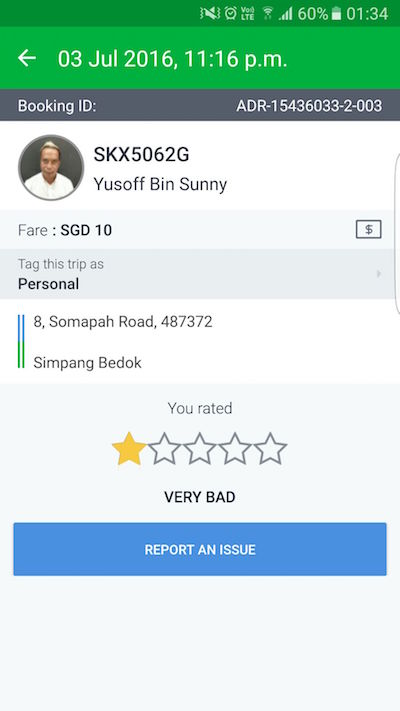
#> input picture Shape/xenophobe.jpg, 400 x 711 px, given in place of the camera
$ python newshape.py   (older library calls are emulated)
#> lines starting #> are read from the running program, lines starting #| are printed output that depends on the picture; after the words box and inside, x2 and y2 are one past the last pixel; in counts of white or black regions, pixels touching at a corner belong together
#!/usr/bin/python
import math
import numpy as np
import cv2

#dictionary of all contours
contours = {}
#array of edges of polygon
approx = []
#scale of the text
scale = 2
#camera
cap = cv2.VideoCapture(0)
print("press q to exit")

# Define the codec and create VideoWriter object
fourcc = cv2.VideoWriter_fourcc(*'XVID')
out = cv2.VideoWriter('output.avi',fourcc, 20.0, (640,480))

#calculate angle
def angle(pt1,pt2,pt0):
    dx1 = pt1[0][0] - pt0[0][0]
    dy1 = pt1[0][1] - pt0[0][1]
    dx2 = pt2[0][0] - pt0[0][0]
    dy2 = pt2[0][1] - pt0[0][1]
    return float((dx1*dx2 + dy1*dy2))/math.sqrt(float((dx1*dx1 + dy1*dy1))*(dx2*dx2 + dy2*dy2) + 1e-10)

while(cap.isOpened()):
    #Capture frame-by-frame
    ret, frame = cap.read()
#> frame is the input picture: shape (711, 400, 3); mean B, G, R 215, 221.5, 194.8
    if ret==True:
        #grayscale
        gray = cv2.cvtColor(frame, cv2.COLOR_BGR2GRAY)
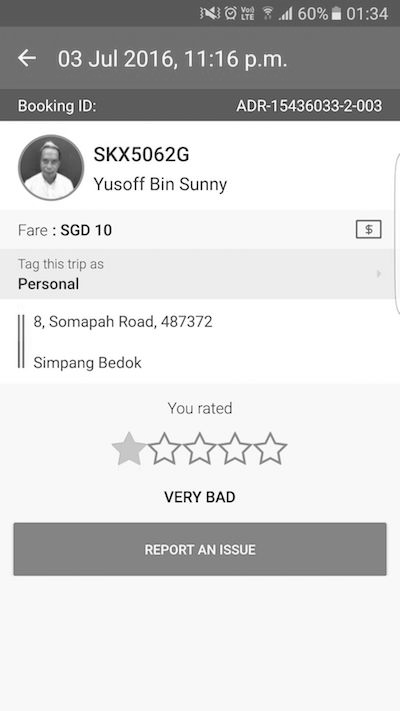
#> gray: shape (711, 400); min 0, max 255, mean 212.8
        #Canny
        canny = cv2.Canny(frame,80,240,3)
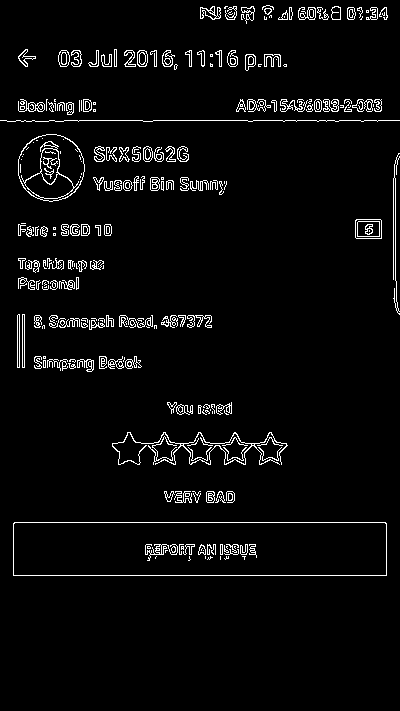
#> canny: shape (711, 400); 4% white in thin lines or dots, all inside (x1, y1, x2, y2) = (0, 5, 400, 576)

        #contours
        canny2, contours, hierarchy = cv2.findContours(canny,cv2.RETR_EXTERNAL,cv2.CHAIN_APPROX_SIMPLE)
#> contours = 204 contours, 116 with area under 20; largest, box (x1, y1, x2, y2) and area: (13, 522, 387, 576) 19768, (18, 134, 85, 202) 3492, (112, 432, 288, 465) 1185, (355, 219, 382, 239) 492, (200, 6, 221, 20) 154
        for i in range(0,len(contours)):
            #approximate the contour with accuracy proportional to
            #the contour perimeter
            approx = cv2.approxPolyDP(contours[i],cv2.arcLength(contours[i],True)*0.02,True)

            #Skip small or non-convex objects
            if(abs(cv2.contourArea(contours[i]))<100 or not(cv2.isContourConvex(approx))):
                continue

            #triangle
            if(len(approx) == 3):
                x,y,w,h = cv2.boundingRect(contours[i])
                cv2.putText(frame,'TRI',(x,y),cv2.FONT_HERSHEY_SIMPLEX,scale,(255,255,255),2,cv2.LINE_AA)
            elif(len(approx)>=4 and len(approx)<=6):
                #nb vertices of a polygonal curve
                vtc = len(approx)
                #get cos of all corners
                cos = []
                for j in range(2,vtc+1):
                    cos.append(angle(approx[j%vtc],approx[j-2],approx[j-1]))
                #sort ascending cos
                cos.sort()
                #get lowest and highest
                mincos = cos[0]
                maxcos = cos[-1]

                #Use the degrees obtained above and the number of vertices
                #to determine the shape of the contour
                x,y,w,h = cv2.boundingRect(contours[i])
                if(vtc==4):
                    cv2.putText(frame,'Rectangle',(x,y),cv2.FONT_HERSHEY_SIMPLEX,scale,(255,255,255),2,cv2.LINE_AA)
                elif(vtc==5):
                    cv2.putText(frame,'Pentagon',(x,y),cv2.FONT_HERSHEY_SIMPLEX,scale,(255,255,255),2,cv2.LINE_AA)
                elif(vtc==6):
                    cv2.putText(frame,'Hexagon',(x,y),cv2.FONT_HERSHEY_SIMPLEX,scale,(255,255,255),2,cv2.LINE_AA)
            else:
                #detect and label circle
                area = cv2.contourArea(contours[i])
                x,y,w,h = cv2.boundingRect(contours[i])
                radius = w/2
                if(abs(1 - (float(w)/h))<=2 and abs(1-(area/(math.pi*radius*radius)))<=0.2):
                    cv2.putText(frame,'Circle',(x,y),cv2.FONT_HERSHEY_SIMPLEX,scale,(255,255,255),2,cv2.LINE_AA)
#> this loop made 204 passes
#> (approx, vtc, mincos, maxcos) on pass 1: ([[13, 523], [13, 575], [386, 575], [385, 522]], 4, -0.0162, 0.0189)
#> (vtc, mincos, maxcos, x, y, w, h) on passes 97, 199: (4, -0.0555, 0.0526, 355, 219, 27, 20), (6, -0.845, 0, 331, 6, 10, 14)
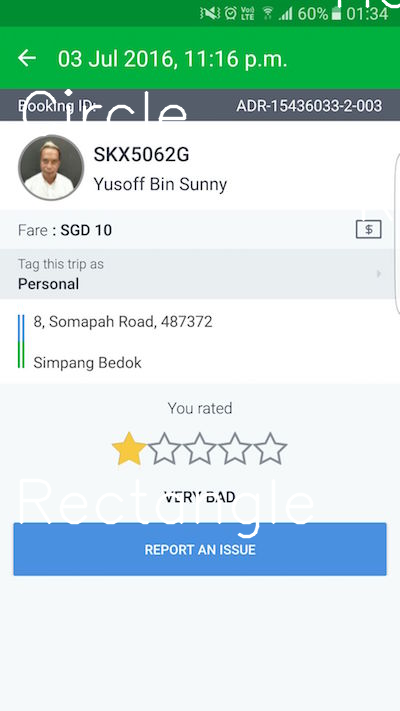
#> frame: shape (711, 400, 3); 1.92% of pixels changed, all inside (x1, y1, x2, y2) = (19, 0, 400, 539)

        #Display the resulting frame
        out.write(frame)
        cv2.imshow('frame',frame)
        cv2.imshow('canny',canny)
        if cv2.waitKey(1) == 1048689: #if q is pressed
#> (key Esc is pressed here)
            break

#When everything done, release the capture
cap.release()
cv2.destroyAllWindows()
